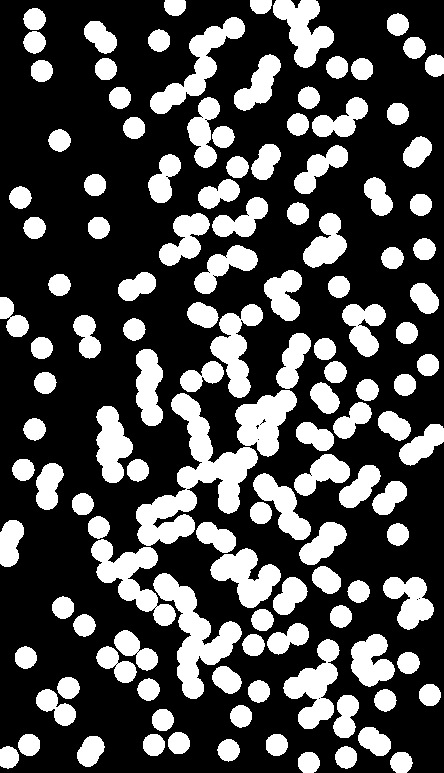
#> input picture a4_2019702002/input/coins.jpg, 444 x 773 px, found by its file name
$ jupyter execute q3.ipynb   (older library calls are emulated)
#> lines starting #> are read from the running program, lines starting #| are printed output that depends on the picture; after the words box and inside, x2 and y2 are one past the last pixel; in counts of white or black regions, pixels touching at a corner belong together
[cell 1]
import sys, math, os
import numpy as np
from numpy import abs, log, rot90, hstack, fft, copy, vstack, ones, zeros, invert
from numpy.fft import fftshift, fft2
from skimage import io, util, color, data, filters, img_as_ubyte, transform, img_as_float, exposure
from skimage.color import rgb2lab, rgb2hsv, hsv2rgb, lab2rgb, rgb2gray
from skimage.io import imread, imshow
import matplotlib.pyplot as plt
from scipy.ndimage import filters, sobel
from skimage.transform import hough_circle, hough_circle_peaks
from skimage.feature import canny
from skimage.draw import circle_perimeter
from skimage.util import img_as_ubyte
from collections import defaultdict
from scipy import misc
from skimage import morphology, draw
from scipy.ndimage.morphology import binary_hit_or_miss
from math import sqrt

[cell 2]
coins = imread('coins.jpg','uint8')
#> coins is the input picture: shape (773, 444); min 0, max 255, mean 76.2


coins = util.img_as_bool(coins)
#> coins: shape (773, 444) bool; 29.9% white; 129 white regions, largest, box (x1, y1, x2, y2) and area: (136, 393, 258, 546) 6177, (153, 573, 242, 699) 3865, (91, 539, 176, 626) 2784
res = morphology.binary_erosion(coins, selem=morphology.disk(1))
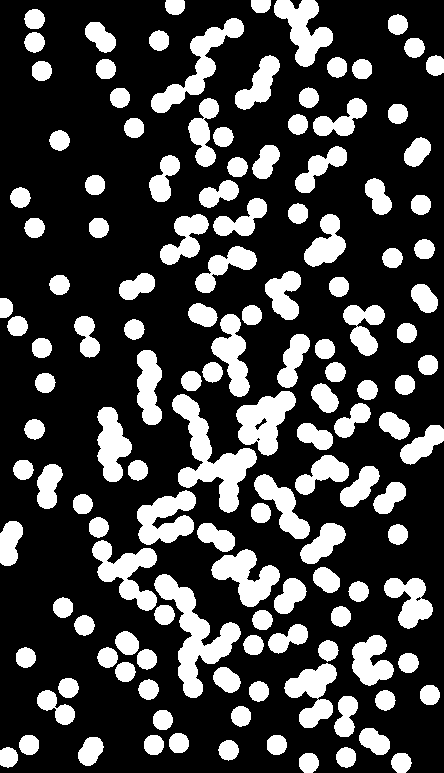
#> res: shape (773, 444) bool; 26% white; 137 white regions, largest, box (x1, y1, x2, y2) and area: (172, 394, 257, 513) 3471, (154, 574, 241, 698) 3457, (151, 18, 244, 113) 2274
edges = coins ^ res
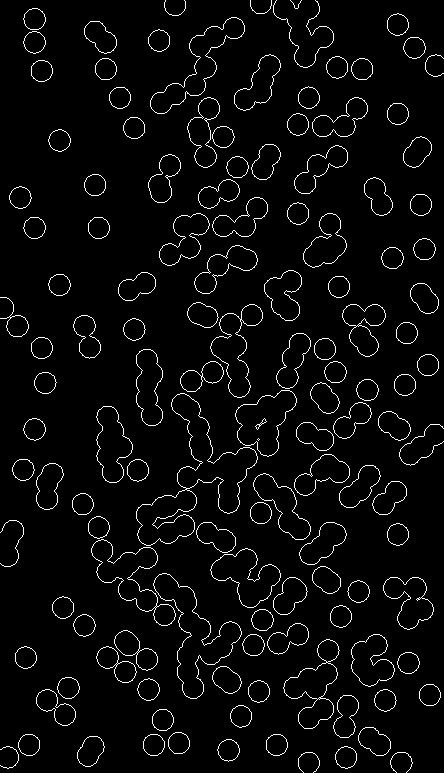
#> edges: shape (773, 444) bool; 3.9% white in thin lines or dots
plt.figure(figsize=(10, 10))
plt.imshow(edges, cmap="gray")

hough_res = transform.hough_circle(edges, [10, 11, 12])
accums, cx, cy, radii = transform.hough_circle_peaks(hough_res, [10, 11, 12],total_num_peaks=600)
#> accums = 600 values, max 0.653 at index 0, min 0.319 at index 576, mean 0.441; cx = 600 values, max 436 at index 155, min 2 at index 493, mean 238.7; cy = 600 values, max 763 at index 253, min 2 at index 443, mean 401.1; radii = 600 values, max 12 at index 252, min 10 at index 129, mean 10.68

fig, ax = plt.subplots(figsize=(10, 10))
image = np.zeros((coins.shape[0] + 48, coins.shape[1] + 48, 3), dtype=np.uint8)
for center_y, center_x, radius in zip(cy, cx, radii):
    circy, circx = draw.circle(center_y + 24, center_x + 24, radius)
    image[circy, circx, :] = [255, 255, 255]
#> this loop made 600 passes
#> (center_y, center_x) on passes 1 to 3: (42, 34), (324, 230), (429, 34)
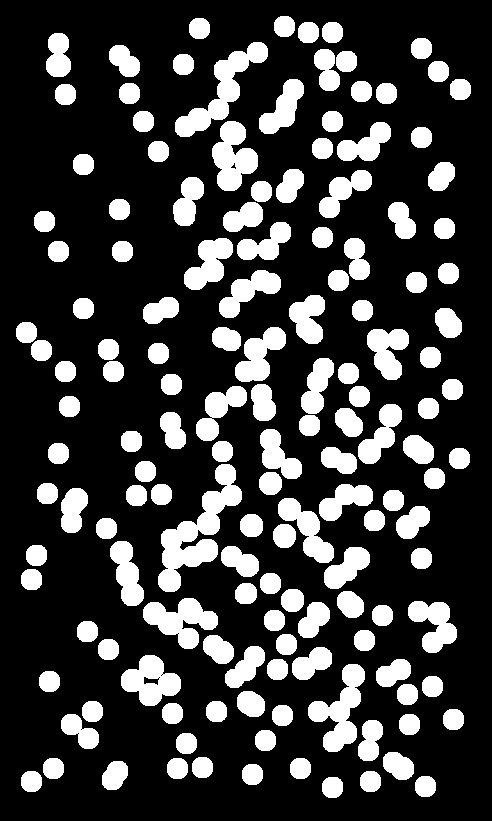
#> image: shape (821, 492, 3); 23.5% white; 148 white regions, largest, box (x1, y1, x2, y2) and area: (158, 464, 242, 592) 3858, (175, 42, 268, 137) 2595, (308, 664, 365, 752) 2252

ax.imshow(image[24:-24, 24:-24, :], cmap="gray")
print(image.shape)
#| (821, 492, 3)
plt.show()
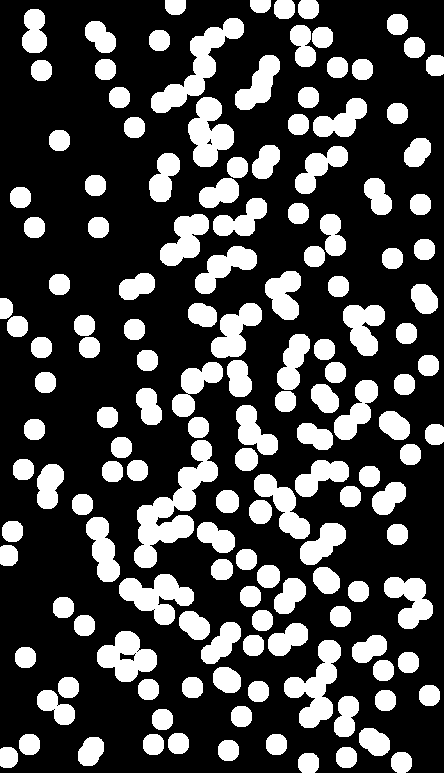
#> shown: shape (773, 444, 3); 27.5% white; 148 white regions, largest, box (x1, y1, x2, y2) and area: (134, 440, 218, 568) 3858, (151, 18, 244, 113) 2595, (284, 640, 341, 728) 2252

## Coins Touching the Boundary:

[cell 3]
fig, ax = plt.subplots(figsize=(10, 10))
image = np.zeros((coins.shape[0] + 48, coins.shape[1] + 48, 3), dtype=np.uint8)
for center_y, center_x, radius in zip(cy, cx, radii):
    if (center_x - radius) <= 1 or (center_x + radius) >= (coins.shape[1]-1) or (center_y - radius) <= 1 or (center_y + radius) >= (coins.shape[0]-1):
        circy, circx = draw.circle(center_y + 24, center_x + 24, radius)
        image[circy, circx] = (255, 255, 255)
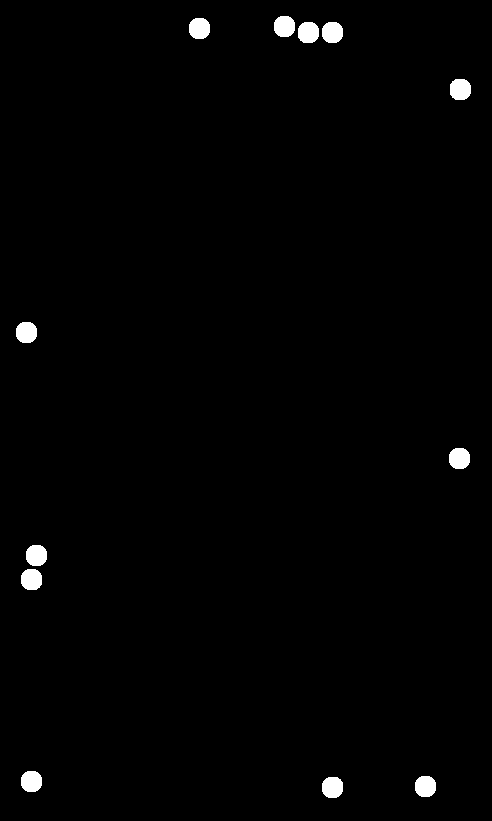
#> image: shape (821, 492, 3); 1.1% white; 12 white regions, largest, box (x1, y1, x2, y2) and area: (450, 79, 471, 100) 379, (298, 22, 319, 43) 376, (21, 569, 42, 590) 376

ax.imshow(image[24:-24, 24:-24, :], cmap="gray")
plt.show()
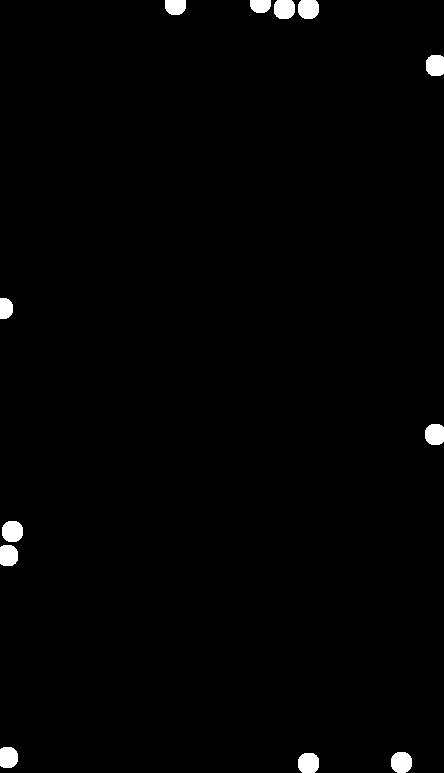
#> shown: shape (773, 444, 3); 1.1% white; 12 white regions, largest, box (x1, y1, x2, y2) and area: (2, 521, 23, 542) 373, (391, 752, 412, 773) 373, (298, 753, 319, 773) 367

## Overlapping Coins:

[cell 4]
fig, ax = plt.subplots(figsize=(10, 10))
image = np.zeros((coins.shape[0] + 48, coins.shape[1] + 48, 3), dtype=np.uint8)

loner = []

for center1_y, center1_x, radius1 in zip(cy, cx, radii):
    flag = 0
    for center2_y, center2_x, radius2 in zip(cy, cx, radii):
        if abs(center1_x - center2_x) <= 7 and abs(center1_y - center2_y) <= 7:
            continue
        sum_rad = radius1 + radius2
        dist = sqrt((center1_x - center2_x)**2 + (center1_y - center2_y)**2)
        if dist < sum_rad:
            flag = 1
            circ1y, circ1x = draw.circle(center1_y + 24, center1_x + 24, radius1)
            image[circ1y, circ1x] = (255, 255, 255)
            circ2y, circ2x = draw.circle(center2_y + 24, center2_x + 24, radius2)
            image[circ2y, circ2x] = (255, 255, 255)
            break
    if flag == 0:
        loner.append((center1_x, center1_y, radius1))
#> this loop made 600 passes
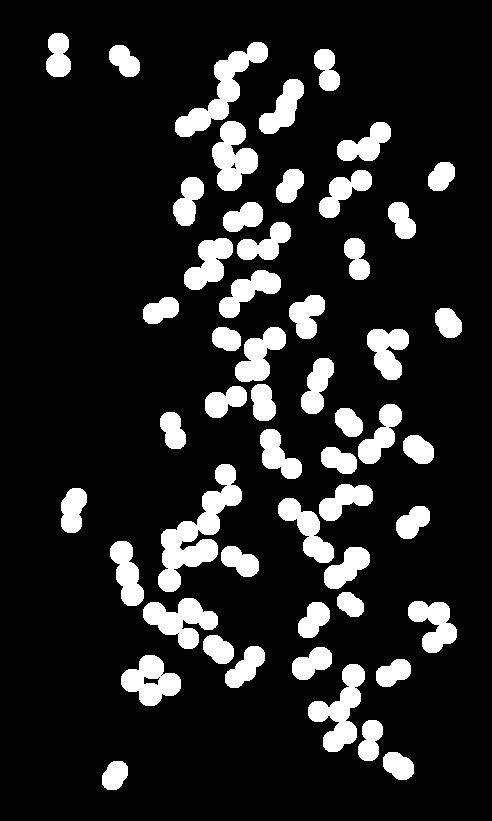
#> image: shape (821, 492, 3); 14.3% white; 53 white regions, largest, box (x1, y1, x2, y2) and area: (158, 464, 242, 592) 3852, (175, 42, 268, 137) 2595, (308, 664, 365, 752) 2246
#> after the loop, loner = 277 items, first 6: (34, 42, 11), (34, 429, 11), (107, 657, 11), (340, 616, 11), (392, 258, 11), (358, 591, 11)

ax.imshow(image[24:-24, 24:-24, :], cmap="gray")
plt.show()
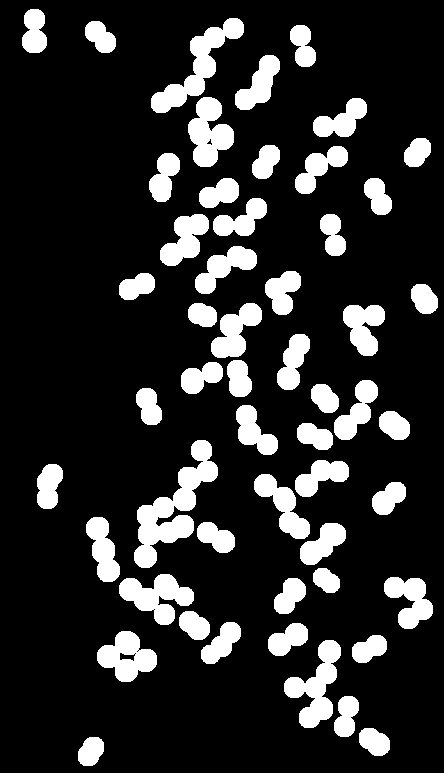
#> shown: shape (773, 444, 3); 16.9% white; 53 white regions, largest, box (x1, y1, x2, y2) and area: (134, 440, 218, 568) 3852, (151, 18, 244, 113) 2595, (284, 640, 341, 728) 2246

## Non-Overlapping Coins:

[cell 5]
fig, ax = plt.subplots(figsize=(10, 10))
image = np.zeros((coins.shape[0] + 48, coins.shape[1] + 48, 3), dtype=np.uint8)

for c_x, c_y, rad in loner:
    circy, circx = draw.circle(c_y + 24, c_x + 24, rad)
    image[circy, circx] = (255, 255, 255)
#> this loop made 277 passes
#> (c_x, c_y) on passes 1 to 3: (34, 42), (34, 429), (107, 657)
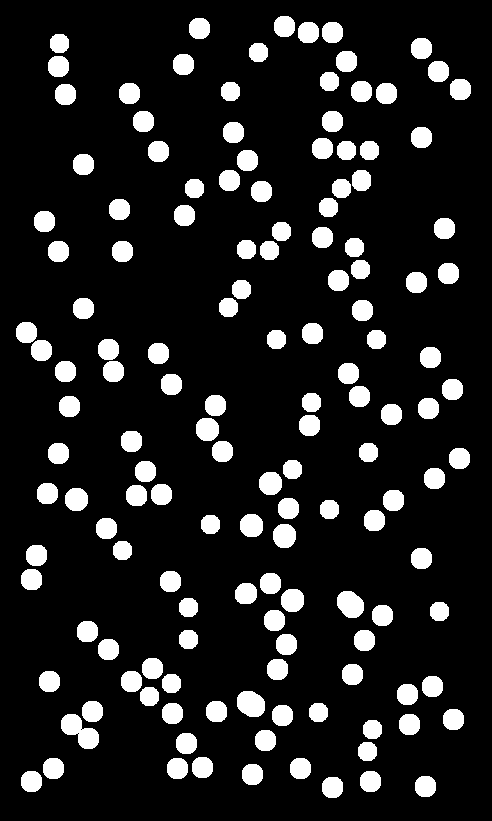
#> image: shape (821, 492, 3); 13.1% white; 144 white regions, largest, box (x1, y1, x2, y2) and area: (61, 714, 99, 749) 746, (237, 691, 265, 717) 586, (337, 591, 364, 618) 565

ax.imshow(image[24:-24, 24:-24, :], cmap="gray")
plt.show()
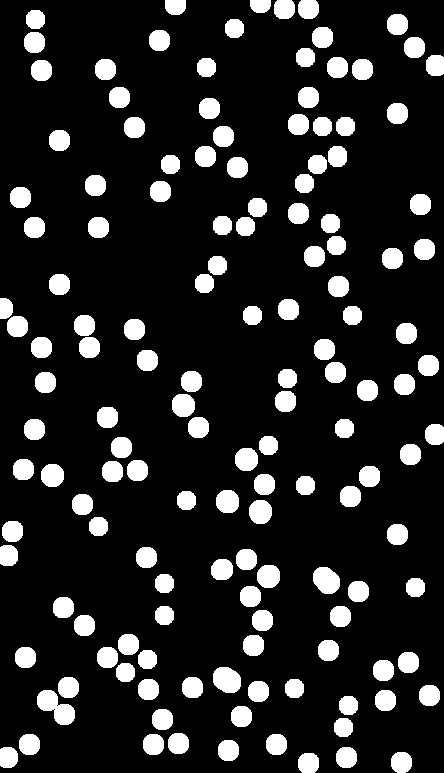
#> shown: shape (773, 444, 3); 15.2% white; 144 white regions, largest, box (x1, y1, x2, y2) and area: (37, 690, 75, 725) 746, (213, 667, 241, 693) 586, (313, 567, 340, 594) 565
